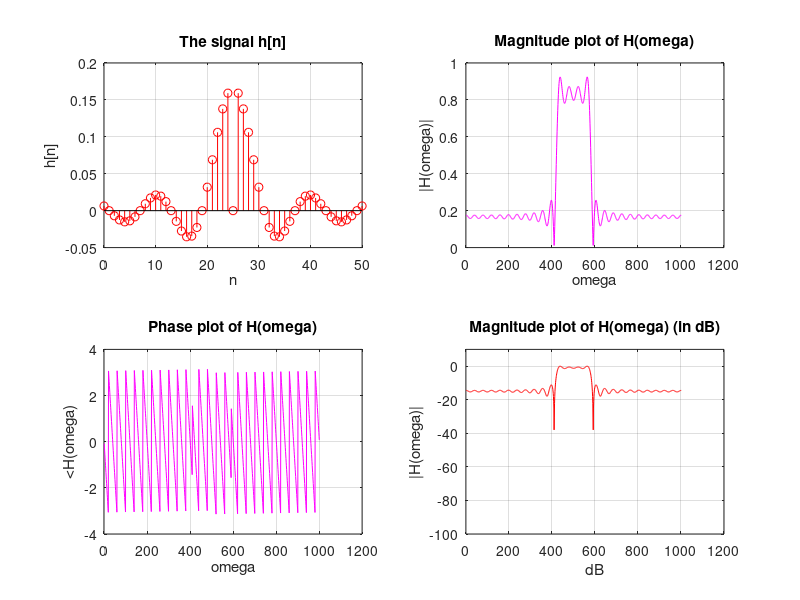

Write MATLAB code to recreate this figure.
n=0:50;

multiply = 1./(pi*(25-n));
% hn is just the fist 51 samples of hd because the window will be of
% length 51
hn = multiply.*(sin(pi/6*(25 - n)));
hn(26) = 0;

figure();
subplot(2,2,1);
stem(n,hn,'red');
grid on;
title("The signal h[n]");
ylabel("h[n]");
xlabel("n");

% -- finding dft of hn -- %
y = fft(hn,1001);
y = fftshift(y);
subplot(2,2,2);
plot(1:1001,abs(y),'magenta');
title("Magnitude plot of H(\omega)");
grid on;
ylabel("|H(\omega)|");
xlabel("\omega");

subplot(2,2,3);
plot(1:1001,angle(y),'magenta');
title("Phase plot of H(\omega)");
grid on;
ylabel("<H(\omega)");
xlabel("\omega");

y1 = 20*log10(abs(y/max(y)));
subplot(2,2,4);
plot(1:length(y1),y1,'red');
title("Magnitude plot of H(\omega) (in dB)");
grid on;
ylabel("|H(\omega)|");
xlabel("dB");
ylim([-100,10]);




